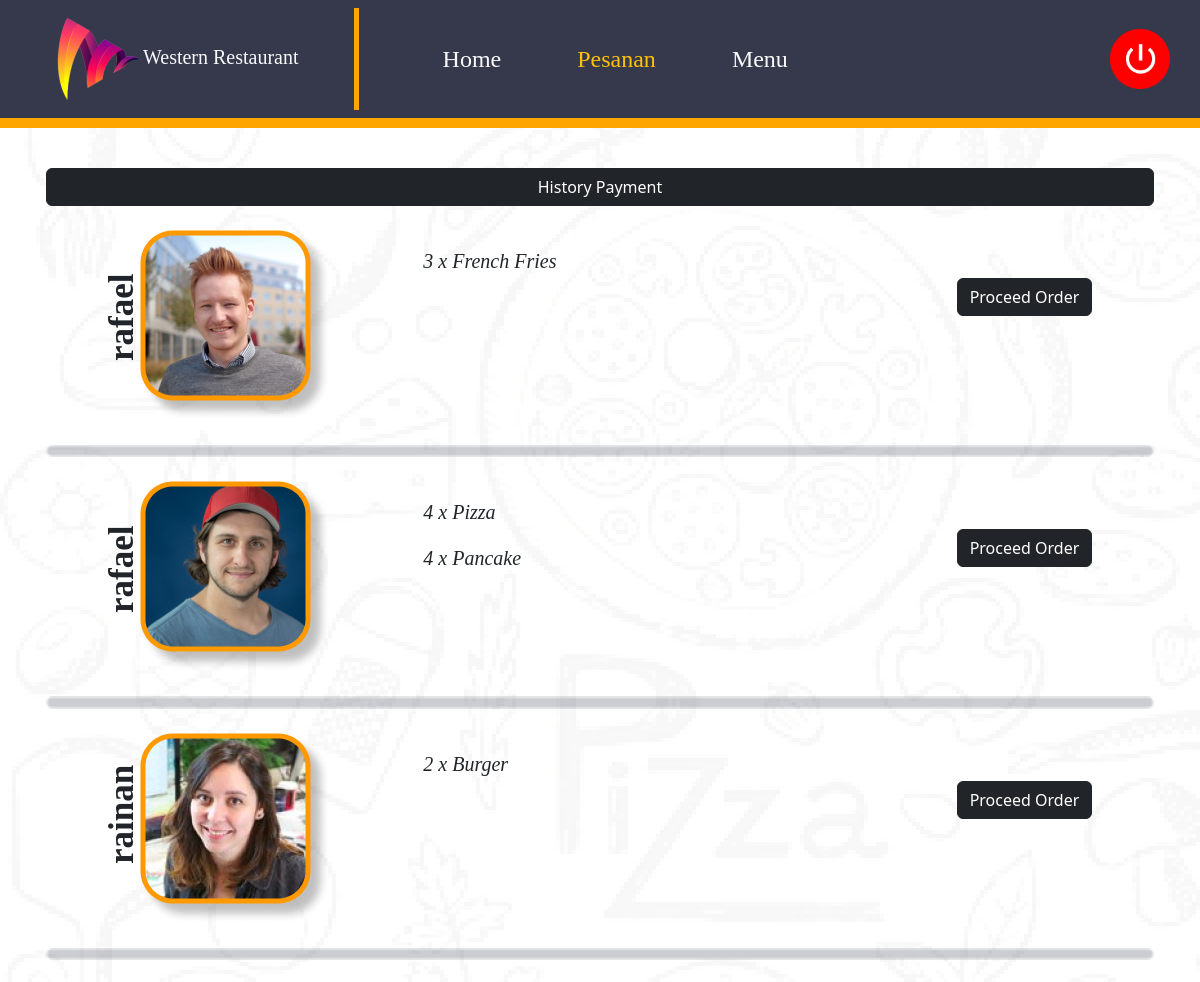
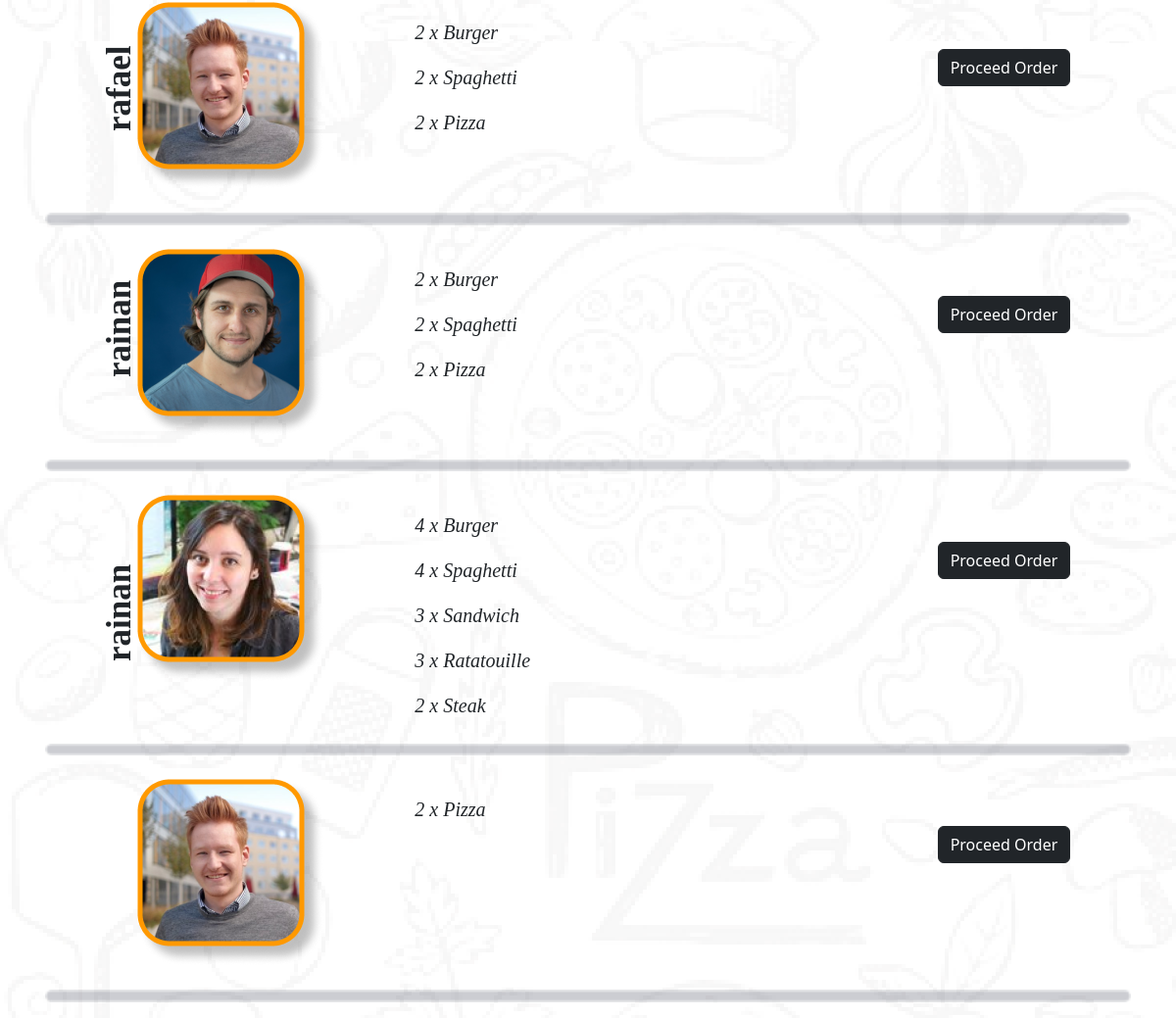
Screenshot of /pesanan-employee.php (signed in) with the database file from the repository (2 pictures, top to bottom).
### tables this page shows
CREATE TABLE `payment` (
  `id_order` int(11) NOT NULL,
  `id_payment` int(11) NOT NULL,
  `id_user` int(11) NOT NULL,
  `id_food` int(11) NOT NULL,
  `quantity` int(11) NOT NULL
);

CREATE TABLE `food` (
  `id_food` int(11) NOT NULL,
  `nama` varchar(50) NOT NULL,
  `keterangan` text NOT NULL,
  `harga` int(6) NOT NULL,
  `rating` float NOT NULL,
  `gambar` varchar(50) NOT NULL,
  `category` varchar(20) NOT NULL
);

CREATE TABLE `users` (
  `id_user` int(11) NOT NULL,
  `username` varchar(50) NOT NULL,
  `password` varchar(150) NOT NULL
);

### functions/functions-food.php (called while the page is built, shortened)
<?php
    include 'connection.php';
    function queryFunction($query){
        global $connect;
        $rows = [];
        $result = mysqli_query($connect, $query);
        while($row = mysqli_fetch_assoc($result)){
            $rows[] = $row;
        }
        return $rows;
    }
?>

### pesanan-employee.php (the view, shortened to what this page needs)
<?php
    include 'functions/functions-food.php';
    $payment_Max = queryFunction("SELECT * FROM payment ORDER BY id_payment DESC LIMIT 1");
    $length = $payment_Max[0]['id_payment'];
    $orders = [];
    for($i=1; $i<=$length; $i++){
        $query = "SELECT a.id_payment AS payment, b.username AS username, a.quantity AS quantity, c.nama AS nama, b.id_user AS id_user
                    FROM payment AS a
                    INNER JOIN users b ON a.id_user = b.id_user
                    INNER JOIN food c ON a.id_food = c.id_food
                    WHERE a.id_payment = '$i'";
        $orders[$i] = queryFunction($query);
    }
?>
<!DOCTYPE html>
<html lang="en">
<head>
    <link rel="stylesheet" href="assets/css/styleHomeUsers.css">
    <link href="https://cdn.jsdelivr.net/npm/bootstrap@5.2.2/dist/css/bootstrap.min.css" rel="stylesheet">
</head>
<body>
    <div class="employee-about-page">
    <nav class="navbar navbar-expand-lg navbar-light sticky-top">
        <a class="navbar-brand logo-restaurant text-light" href="#"><img src="assets/logo_background/logo-restaurant.png" alt="Logo-Restaurant">Western Restaurant</a>
        <div class="collapse navbar-collapse" id="navbarNav">
            <ul class="navbar-nav">
            <li class="nav-item active navbar-menu">
                <a class="nav-link text-light text-menu" href="home-employee.php">Home</a>
            </li>
            <li class="nav-item navbar-menu">
                <a class="nav-link text-warning text-menu" href="pesanan-employee.php">Pesanan</a>
            </li>
            <li class="nav-item navbar-menu">
                <a class="nav-link text-light text-menu" href="menu-employee.php">Menu</a>
            </li>
            </ul>
        </div>
        <a href="logout-employee.php" class="logout"><img src="assets/logo_background/logout.png" alt="logout"></a>
    </nav>
    <div class="container mt-4 p-3 d-flex flex-column">
        <a href="history-payment.php" class="btn btn-dark">History Payment</a>
        <?php $i= 0; $u=1?>
        <?php foreach($orders as $order) { ?>
            <?php $length = count($order);?>
            <?php if($length > 0) : ?>
                <?php $i = $order[$length-1]['payment']; ?>
                <div class="d-flex flex-column">
                    <div class="row mt-4">
                        <div class="col-1">
                            <p class="vertical-text"><?= $order[$length-1]['username']; ?></p>
                        </div>
                        <div class="col-3">
                            <img src="assets/logo_background/picture-profil<?= ($u % 3)+1 ?>.png" alt="picture-profile">
                        </div>
                        <div class="col-5">
                            <?php foreach($order as $orde) { ?>
                                <div class="column">
                                    <div class="row mt-3" style="font-family: poppins; font-size: 20px">
                                    <em>
                                        <?= $orde['quantity']; ?>
                                        x
                                        <?= $orde['nama']; ?>
                                    </em>
                                    </div>
                                </div>
                                <?php } ?>
                            </div>
                            <div class="col-3 pt-5">
                                <center>
                                    <a href="pesanan-employee.php?message=<?= $i; ?>" name="ordered" class="btn btn-dark">Proceed Order</a>
                                </center>
                            </div>
                        </div>
                        <br>
                        <img src="assets/logo_background/line.png" alt="line">
                    </div>
                    <?php endif; ?>
                    <?php $u++; ?>
            <?php }; ?>
    </div>
</body>
</html>

### assets/css/styleHomeUsers.css (style rules this page uses)
.employee-about-page { width: 100%; background-image: url("../logo_background/background-home-users.png"); background-repeat: repeat; }
.logo-restaurant { border-right: 5px solid orange; font-family: 'Poppins'; padding: 55px; }
.navbar { border-bottom: 10px solid orange; background: #36384C; }
.navbar-menu { font-family: 'Poppins'; font-style: normal; font-weight: 400; font-size: 24px; line-height: 45px; margin-left: 60px; }
.vertical-text { font-family: "Poppins"; font-size: 35px; font-weight: bold; padding-left: 120px; padding-top: 50px; transform: rotate(270deg); transform-origin: left top 0; }
.logout { padding-right: 30px; }

### rows the page displays
payment: quantity "3", id_food.nama "French Fries"
payment: id_user.username "rafael", quantity "4", id_food.nama "Pancake"
payment: quantity "4", id_food.nama "Pizza"
payment: id_user.username "rafael", quantity "2", id_food.nama "Burger"
payment: id_user.username "rainan", quantity "2", id_food.nama "Pizza"
payment: quantity "2", id_food.nama "Burger"
payment: quantity "2", id_food.nama "Spaghetti"
payment: id_user.username "rafael", quantity "2", id_food.nama "Pizza"
payment: quantity "2", id_food.nama "Burger"
payment: quantity "2", id_food.nama "Spaghetti"
payment: id_user.username "rainan", quantity "2", id_food.nama "Steak"
payment: quantity "4", id_food.nama "Burger"
payment: quantity "4", id_food.nama "Spaghetti"
payment: quantity "3", id_food.nama "Sandwich"
payment: quantity "3", id_food.nama "Ratatouille"
payment: id_user.username "rainan", quantity "2", id_food.nama "Pizza"
